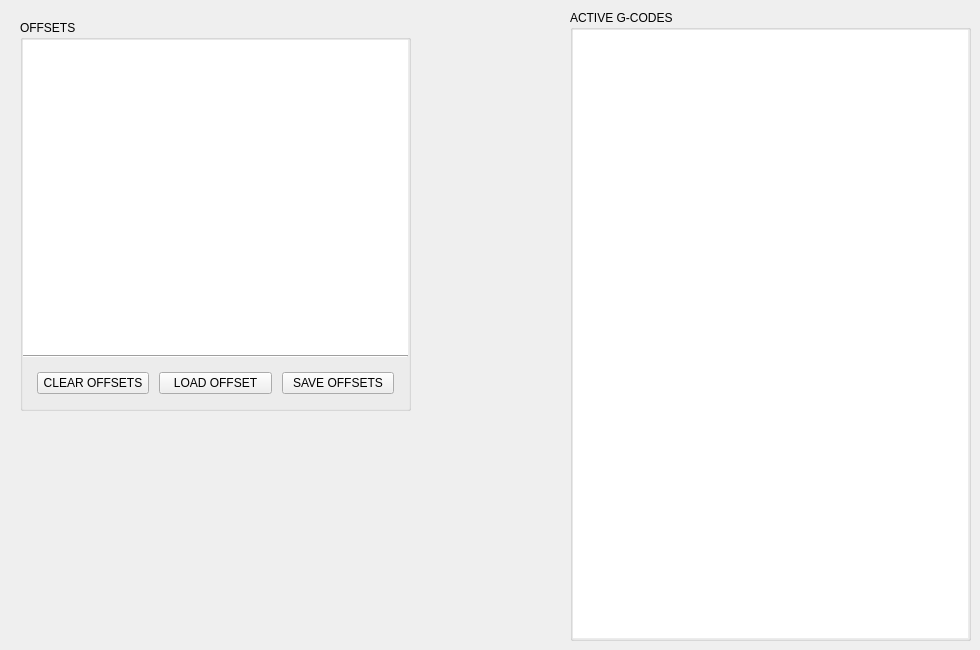
          <widget class="QWidget" name="tab_8">
           <attribute name="title">
            <string>STATUS</string>
           </attribute>
           <widget class="MkGroupBox" name="groupbox">
            <property name="geometry">
             <rect>
              <x>570</x>
              <y>10</y>
              <width>401</width>
              <height>631</height>
             </rect>
            </property>
            <property name="title">
             <string>ACTIVE G-CODES</string>
            </property>
            <layout class="QVBoxLayout" name="verticalLayout_6">
             <property name="spacing">
              <number>0</number>
             </property>
             <property name="leftMargin">
              <number>0</number>
             </property>
             <property name="topMargin">
              <number>0</number>
             </property>
             <property name="rightMargin">
              <number>0</number>
             </property>
             <property name="bottomMargin">
              <number>0</number>
             </property>
             <item>
              <widget class="ActiveGcodesTable" name="activegcodestable">
               <property name="styleSheet">
                <string notr="true">border-radius: 6px;</string>
               </property>
              </widget>
             </item>
            </layout>
           </widget>
           <widget class="MkGroupBox" name="groupbox_2">
            <property name="geometry">
             <rect>
              <x>20</x>
              <y>20</y>
              <width>391</width>
              <height>391</height>
             </rect>
            </property>
            <property name="title">
             <string>OFFSETS</string>
            </property>
            <layout class="QVBoxLayout" name="verticalLayout_10">
             <property name="spacing">
              <number>0</number>
             </property>
             <property name="leftMargin">
              <number>0</number>
             </property>
             <property name="topMargin">
              <number>0</number>
             </property>
             <property name="rightMargin">
              <number>0</number>
             </property>
             <property name="bottomMargin">
              <number>0</number>
             </property>
             <item>
              <widget class="OffsetTable" name="offset_table">
               <property name="styleSheet">
                <string notr="true">QTableView {border-radius: 6px}</string>
               </property>
               <property name="alternatingRowColors">
                <bool>true</bool>
               </property>
               <property name="verticalScrollMode">
                <enum>QAbstractItemView::ScrollPerPixel</enum>
               </property>
               <property name="horizontalScrollMode">
                <enum>QAbstractItemView::ScrollPerPixel</enum>
               </property>
               <property name="gridStyle">
                <enum>Qt::SolidLine</enum>
               </property>
               <property name="displayColumns" stdset="0">
                <string>XYZ</string>
               </property>
               <property name="confirmActions" stdset="0">
                <bool>true</bool>
               </property>
               <property name="currentRowColor" stdset="0">
                <color>
                 <red>78</red>
                 <green>154</green>
                 <blue>6</blue>
                </color>
               </property>
               <attribute name="horizontalHeaderStretchLastSection">
                <bool>true</bool>
               </attribute>
              </widget>
             </item>
             <item>
              <widget class="Line" name="line_2">
               <property name="orientation">
                <enum>Qt::Horizontal</enum>
               </property>
              </widget>
             </item>
             <item>
              <layout class="QHBoxLayout" name="horizontalLayout_7">
               <property name="spacing">
                <number>10</number>
               </property>
               <property name="leftMargin">
                <number>14</number>
               </property>
               <property name="topMargin">
                <number>14</number>
               </property>
               <property name="rightMargin">
                <number>14</number>
               </property>
               <property name="bottomMargin">
                <number>14</number>
               </property>
               <item>
                <widget class="QPushButton" name="pushButton_7">
                 <property name="text">
                  <string>CLEAR OFFSETS</string>
                 </property>
                </widget>
               </item>
               <item>
                <widget class="QPushButton" name="pushButton_6">
                 <property name="text">
                  <string>LOAD OFFSET</string>
                 </property>
                </widget>
               </item>
               <item>
                <widget class="QPushButton" name="pushButton_5">
                 <property name="text">
                  <string>SAVE OFFSETS</string>
                 </property>
                </widget>
               </item>
              </layout>
             </item>
            </layout>
           </widget>
          </widget>
